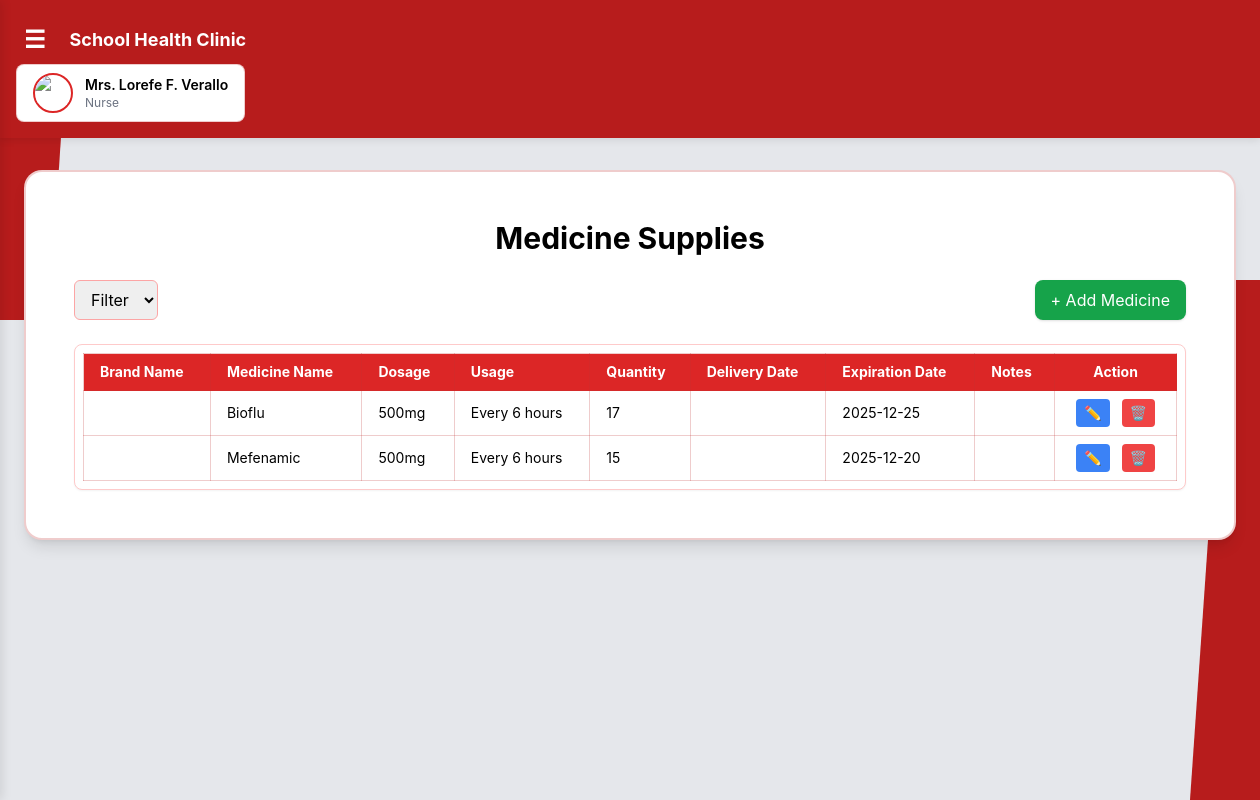
Before: /medication_dashboard.php with the older database file.
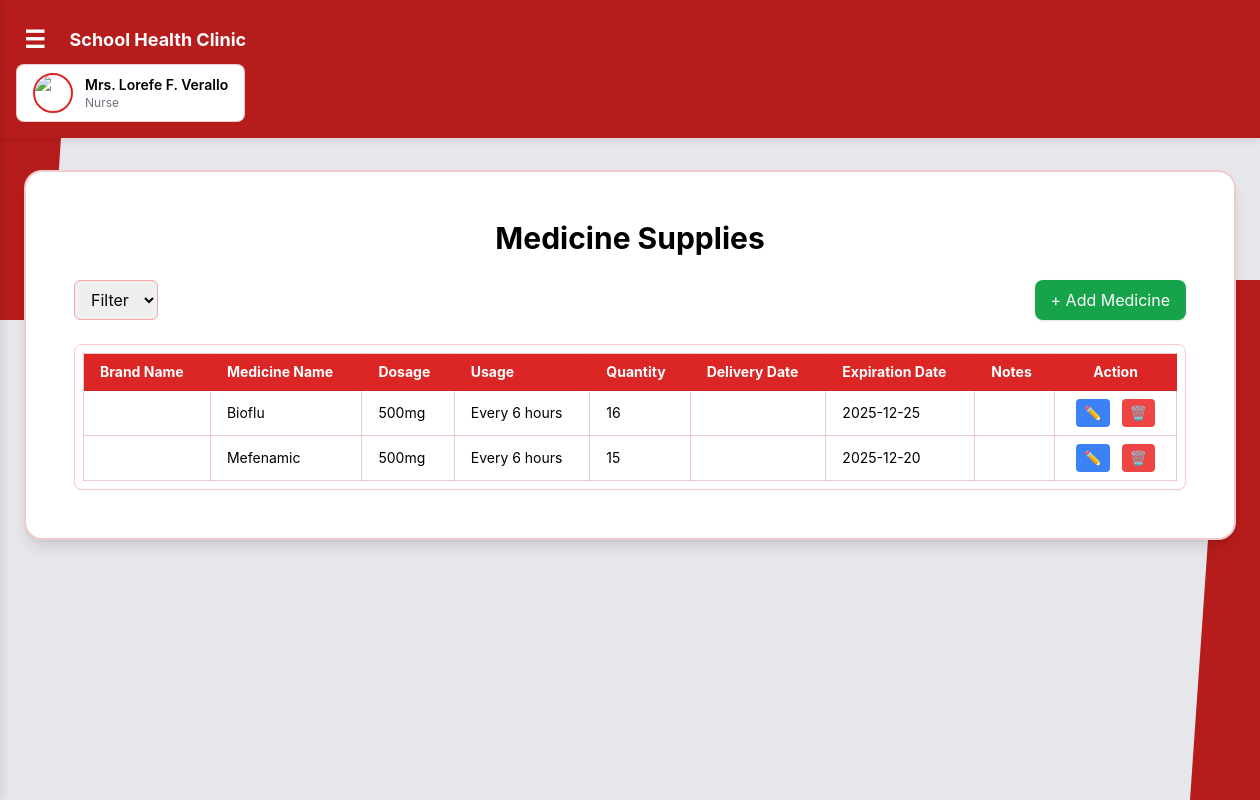
After: the same page with the newer database file.
### tables this page shows
CREATE TABLE `medications` (
  `id` int(11) NOT NULL,
  `name` varchar(100) NOT NULL,
  `description` text DEFAULT NULL,
  `created_at` datetime DEFAULT current_timestamp(),
  `updated_at` datetime DEFAULT current_timestamp() ON UPDATE current_timestamp(),
  `dosage` varchar(100) DEFAULT NULL,
  `quantity` int(11) DEFAULT 0,
  `expiration_date` date DEFAULT NULL,
  `instructions` text DEFAULT NULL
);

### medication_dashboard.php (the view, shortened to what this page needs)
    <?php
require_once 'db.php';
$result_medications = false;
if ($conn) {
    $sql = "SELECT * FROM medications ORDER BY id ASC";
    $result_medications = $conn->query($sql);
}
?>
<!DOCTYPE html>
<html lang="en">
<head>
  <script src="https://cdn.tailwindcss.com"></script>
  <link rel="stylesheet" href="https://cdnjs.cloudflare.com/ajax/libs/font-awesome/6.0.0/css/all.min.css">
</head>
<body class="bg-gray-200 relative min-h-screen">
   <div class="left-diagonal"></div>
    <div class="right-diagonal"></div>
  <header class="p-4 text-white relative">
    <div class="flex items-center space-x-4">
      <button id="menuBtn" class="text-2xl font-bold cursor-pointer hover:bg-white hover:bg-opacity-10 rounded p-2 transition">☰</button>
      <div class="text-white font-bold text-lg">School Health Clinic</div>
    </div>
    <div class="ml-auto flex items-center space-x-4">
      <div class="profile-box flex items-center space-x-3 px-4 py-2">
        <img src="images/nurse.jpg" alt="Nurse" class="w-10 h-10 rounded-full border-2 border-red-600 object-cover">
        <div>
          <div class="font-semibold text-sm text-black">Mrs. Lorefe F. Verallo</div>
          <div class="text-xs text-gray-500">Nurse</div>
        </div>
      </div>
    </div>
  </header>
  <main class="relative z-30 max-w-7xl mx-auto px-6 pt-8 pb-16">
    <div class="w-full mx-auto">
        <div class="inner-card p-6 shadow-lg">
          <div class="bg-white rounded-xl p-6" style="border-radius:14px;">
            <div class="text-center mb-6">
              <h1 class="text-3xl font-bold">Medicine Supplies</h1>
            </div>
            <div class="flex justify-between items-center mb-6">
              <div>
                <select class="border border-red-300 rounded-md px-3 py-2">
                  <option value="">Filter</option>
                </select>
              </div>
              <div>
                <button onclick="document.getElementById('addModal').classList.remove('hidden')"
                        class="bg-green-600 text-white px-4 py-2 rounded-lg shadow hover:bg-green-700">
                  + Add Medicine
                </button>
              </div>
            </div>
            <div class="bg-white rounded-lg p-2 border border-red-200 shadow-sm">
              <div class="overflow-x-auto">
                <table class="min-w-full tbl-border text-sm">
                  <thead class="bg-red-600 text-white">
                    <tr>
                      <th class="px-4 py-2 text-left">Brand Name</th>
                      <th class="px-4 py-2 text-left">Medicine Name</th>
                      <th class="px-4 py-2 text-left">Dosage</th>
                      <th class="px-4 py-2 text-left">Usage</th>
                      <th class="px-4 py-2 text-left">Quantity</th>
                      <th class="px-4 py-2 text-left">Delivery Date</th>
                      <th class="px-4 py-2 text-left">Expiration Date</th>
                      <th class="px-4 py-2 text-left">Notes</th>
                      <th class="px-4 py-2 text-center">Action</th>
                    </tr>
                  </thead>
                  <tbody class="bg-white">
                    <?php if ($result_medications && $result_medications->num_rows > 0): ?>
                      <?php while($row = $result_medications->fetch_assoc()): ?>
                        <?php
                        $quantity_class = $row['quantity'] <= 10 ? 'bg-red-100 text-red-800' : '';
                        $expiration_class = strtotime($row['expiration_date']) < time() ? 'bg-red-100 text-red-800' : '';
                        ?>
                        <tr class="text-black">
                          <td class="px-4 py-2"><?= htmlspecialchars($row['brand'] ?? '') ?></td>
                          <td class="px-4 py-2"><?= htmlspecialchars($row['name']) ?></td>
                          <td class="px-4 py-2"><?= htmlspecialchars($row['dosage']) ?></td>
                          <td class="px-4 py-2"><?= htmlspecialchars($row['instructions']) ?></td>
                          <td class="px-4 py-2 <?= $quantity_class ?>"><?= htmlspecialchars($row['quantity']) ?><?php if ($row['quantity'] <= 10) echo ' ⚠️ Low Stock'; ?></td>
                          <td class="px-4 py-2"><?= htmlspecialchars($row['delivery_date'] ?? '') ?></td>
                          <td class="px-4 py-2 <?= $expiration_class ?>"><?= htmlspecialchars($row['expiration_date']) ?><?php if (strtotime($row['expiration_date']) < time()) echo ' ⚠️ Expired'; ?></td>
                          <td class="px-4 py-2"><?= htmlspecialchars($row['notes'] ?? '') ?></td>
                          <td class="px-4 py-2 text-center">
                            <button
                              data-id="<?= $row['id'] ?>"
                              data-name="<?= htmlspecialchars($row['name']) ?>"
                              data-dosage="<?= htmlspecialchars($row['dosage']) ?>"
                              data-instructions="<?= htmlspecialchars($row['instructions']) ?>"
                              data-quantity="<?= htmlspecialchars($row['quantity']) ?>"
                              data-expiration-date="<?= htmlspecialchars($row['expiration_date']) ?>"
                              onclick="openEditModal(this)"
                              class="inline-block mr-2 px-2 py-1 rounded bg-blue-500 text-white hover:bg-blue-600">
                              ✏️
                            </button>
                            <form action="delete_medication.php" method="POST" class="inline">
                              <button type="submit" class="inline-block px-2 py-1 rounded bg-red-500 text-white hover:bg-red-600">🗑️</button>
                            </form>
                          </td>
                        </tr>
                      <?php endwhile; ?>
                    <?php else: ?>
                      <tr>
                        <td colspan="9" class="text-center py-8 text-gray-500">No medication data found.</td>
                      </tr>
                    <?php endif; ?>
                  </tbody>
                </table>
              </div>
            </div>
          </div>
        </div>
      </div>
  </main>
</body>
</html>

### medication_dashboard.php (style rules this page uses)
body { background: #ffffff; min-height: 100vh; font-family: 'Inter', sans-serif; }
header { background: #b71c1c !important; box-shadow: 0 2px 8px rgba(0,0,0,0.1); width: 100vw; position: relative; left: 50%; right: 50%; margin-left: -50vw; margin-right: -50vw; }
.left-diagonal { position: absolute; top: 0; left: 0; width: 70px; height: 320px; background: #b71c1c; clip-path: polygon(0 0, 100% 0, 70% 100%, 0% 100%); z-index: -1; }
.right-diagonal { position: absolute; bottom: 0; right: -50px; width: 120px; height: 520px; background: #b71c1c; clip-path: polygon(30% 0, 100% 0, 100% 100%, 0 100%); z-index: -1; }
.inner-card { border: 2px solid rgba(191, 54, 54, 0.25); border-radius: 18px; background: #fff; }
.tbl-border td, .tbl-border th { border: 1px solid rgba(191, 54, 54, 0.25); }
.profile-box { border: 1px solid rgba(191,54,54,0.25); border-radius: 8px; background: #fff; }

Changed rows visible on the page:
changed medications "Bioflu": quantity "17" → "16"
